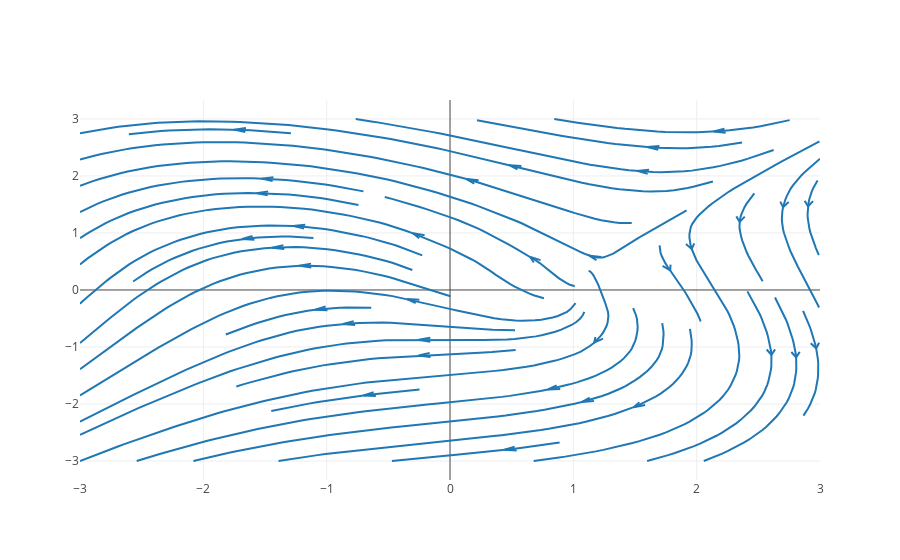

Source (notebook cell):
### Code cell
from plotly.figure_factory import create_streamline
x = np.linspace(-3, 3, 10)
y = np.linspace(-3, 3, 10)
Y, X = np.meshgrid(x, y)
u = -1 - X**2 + Y
v = 1 + X - Y**2

# Create streamline figure
fig = create_streamline(x, y, u, v, arrow_scale=.1)
iplot(fig)

### Figure 1 — Plotly figure (JSON) as saved in the notebook; plotly's stock layout.template omitted (floating-point values rounded to 4 significant figures; data arrays with more than 128 entries replaced by an {"elided": "..."} marker saying what was removed)
{"data": [{"mode": "lines", "type": "scatter", "x": {"elided": "1983 float values"}, "y": {"elided": "1983 float values"}}], "layout": {"hovermode": "closest"}}
